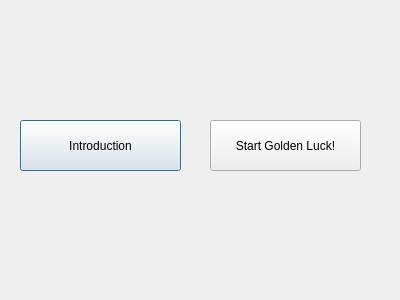
<?xml version="1.0" encoding="UTF-8"?>
<ui version="4.0">
 <class>seldialog</class>
 <widget class="QDialog" name="seldialog">
  <property name="geometry">
   <rect>
    <x>0</x>
    <y>0</y>
    <width>400</width>
    <height>300</height>
   </rect>
  </property>
  <property name="windowTitle">
   <string>Dialog</string>
  </property>
  <widget class="QPushButton" name="introButton">
   <property name="geometry">
    <rect>
     <x>20</x>
     <y>120</y>
     <width>161</width>
     <height>51</height>
    </rect>
   </property>
   <property name="text">
    <string>Introduction</string>
   </property>
  </widget>
  <widget class="QPushButton" name="gamestaButton">
   <property name="geometry">
    <rect>
     <x>210</x>
     <y>120</y>
     <width>151</width>
     <height>51</height>
    </rect>
   </property>
   <property name="text">
    <string>Start Golden Luck!</string>
   </property>
  </widget>
 </widget>
 <resources/>
 <connections/>
</ui>
